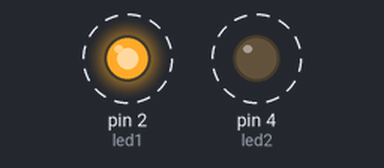
Recording of a sketch running on a simulated Arduino Uno, built with avr-gcc and run on an emulated ATmega328P. On the bench: output pins drawn as LEDs (lit = HIGH). Dashed ring = blinking.

Above: at 0.2 s.
Timing chart, 0 to 3.7 s (numbered marks = the images above):
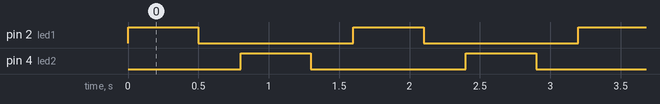

The sketch:

piscar_2_leds.ino
```cpp
//led piscar 2 Leds

//define a porta que o led ira ficar ligado
#define led1 2
#define led2 4
//define as variaveis que foram utilizadas
int t1 = 500;
int t2 = 300;

void setup() {
  pinMode (2,OUTPUT);
  pinMode (4,OUTPUT);
}

void loop(){
  digitalWrite(led1, HIGH);
  delay(t1);
  digitalWrite(led1, LOW);
  delay(t2);
  digitalWrite(led2, HIGH);
  delay(t1);
  digitalWrite(led2, LOW);
  delay(t2);

}
```

Measured:
- by itself, pin 2 (led1), pin 4 (led2): alternates HIGH for 0.50 s and LOW for 1.1 s
- by itself, everything shown: repeats every 1.6 s, in 4 steps
